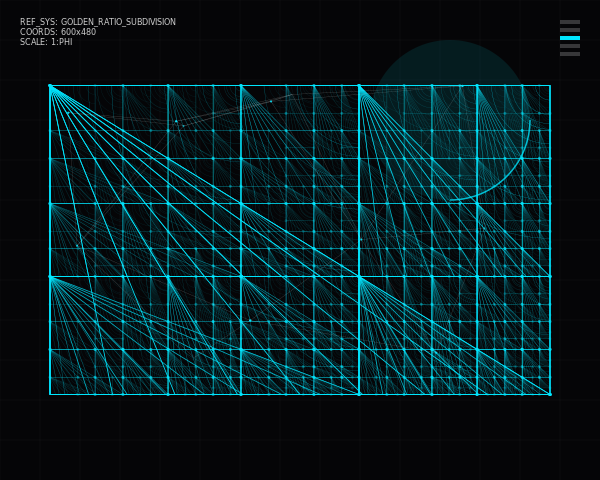

Write the Python code that produced this figure.
import cairo
import math
import random

# Setup
width, height = 600, 480
surface = cairo.ImageSurface(cairo.FORMAT_ARGB32, width, height)
ctx = cairo.Context(surface)

# Golden Ratio constant
PHI = (1 + 5**0.5) / 2

# Aesthetics: Carbon Black background and Blueprint Cyan signal
BG_COLOR = (0.02, 0.02, 0.03)
SIGNAL_COLOR = (0.0, 0.9, 1.0) # High-visibility cyan
WHITE = (1, 1, 1)

# Background
ctx.set_source_rgb(*BG_COLOR)
ctx.paint()

def draw_node(x, y, size=1.5):
    """Draws a technical anchor point."""
    ctx.arc(x, y, size, 0, 2 * math.pi)
    ctx.fill()

def draw_technical_lines(x, y, w, h, depth):
    """Draws schematics inside a cell based on depth."""
    ctx.set_line_width(0.4 if depth > 3 else 0.8)
    alpha = max(0.2, 1.0 - (depth * 0.12))
    r, g, b = SIGNAL_COLOR
    ctx.set_source_rgba(r, g, b, alpha)

    # Draw border
    ctx.rectangle(x, y, w, h)
    ctx.stroke()

    # Draw nodes at corners
    draw_node(x, y)
    draw_node(x + w, y + h)

    # Internal Logic: Fan lines or cross-hatching based on orientation
    if depth % 2 == 0:
        # Fan lines from top-left
        num_lines = 8
        for i in range(num_lines + 1):
            ctx.move_to(x, y)
            ctx.line_to(x + (i * w / num_lines), y + h)
            ctx.stroke()
    else:
        # Concentric partial arcs
        ctx.set_line_width(0.2)
        for i in range(1, 5):
            radius = (w if w < h else h) * (i / 5)
            ctx.arc(x + w, y, radius, math.pi / 2, math.pi)
            ctx.stroke()

def subdivide(x, y, w, h, depth, max_depth):
    """Recursively subdivide space using the Golden Ratio."""
    if depth >= max_depth or w < 10 or h < 10:
        return

    # Draw the systemic elements for this cell
    draw_technical_lines(x, y, w, h, depth)

    # Determine split direction based on aspect ratio
    if w > h:
        # Split width
        w_prime = w / PHI
        # Recurse on the larger section then the smaller
        subdivide(x, y, w_prime, h, depth + 1, max_depth)
        subdivide(x + w_prime, y, w - w_prime, h, depth + 1, max_depth)
    else:
        # Split height
        h_prime = h / PHI
        subdivide(x, y, w, h_prime, depth + 1, max_depth)
        subdivide(x, y + h_prime, w, h - h_prime, depth + 1, max_depth)

# Main Generative Process
# 1. Background Grid (Systemic Foundation)
ctx.set_source_rgba(1, 1, 1, 0.05)
ctx.set_line_width(0.5)
grid_size = 40
for i in range(0, width, grid_size):
    ctx.move_to(i, 0)
    ctx.line_to(i, height)
    ctx.stroke()
for j in range(0, height, grid_size):
    ctx.move_to(0, j)
    ctx.line_to(width, j)
    ctx.stroke()

# 2. Golden Subdivision (The Core System)
# We start with a centered golden rectangle
rect_w = 500
rect_h = rect_w / PHI
offset_x = (width - rect_w) / 2
offset_y = (height - rect_h) / 2

subdivide(offset_x, offset_y, rect_w, rect_h, 0, 10)

# 3. Interconnected Network (The Data Flow)
# Connecting random focal points within the recursive logic
points = []
for _ in range(12):
    px = offset_x + random.random() * rect_w
    py = offset_y + random.random() * rect_h
    points.append((px, py))

ctx.set_line_width(0.3)
for i, p1 in enumerate(points):
    for p2 in points[i+1:]:
        if math.dist(p1, p2) < 200:
            ctx.set_source_rgba(1, 1, 1, 0.3)
            ctx.move_to(p1[0], p1[1])
            ctx.line_to(p2[0], p2[1])
            ctx.stroke()
            
            # Intersection indicators
            ctx.set_source_rgba(*SIGNAL_COLOR, 0.6)
            ctx.arc(p1[0], p1[1], 1, 0, 2*math.pi)
            ctx.fill()

# 4. Asymmetrical Marginalia (Swiss Precision)
ctx.set_source_rgb(0.8, 0.8, 0.8)
font_size = 8
ctx.select_font_face("sans-serif", cairo.FONT_SLANT_NORMAL, cairo.FONT_WEIGHT_NORMAL)
ctx.set_font_size(font_size)

# Metadata labels
ctx.move_to(20, 25)
ctx.show_text("REF_SYS: GOLDEN_RATIO_SUBDIVISION")
ctx.move_to(20, 35)
ctx.show_text(f"COORDS: {width}x{height}")
ctx.move_to(20, 45)
ctx.show_text("SCALE: 1:PHI")

# Visual rhythm: Small bars
for i in range(5):
    ctx.rectangle(width - 40, 20 + (i*8), 20, 4)
    if i == 2: ctx.set_source_rgb(*SIGNAL_COLOR)
    else: ctx.set_source_rgba(1, 1, 1, 0.2)
    ctx.fill()

# Final focal circle to break the rigid grid (Asymmetrical equilibrium)
ctx.set_source_rgba(*SIGNAL_COLOR, 0.1)
ctx.arc(width * 0.75, height * 0.25, 80, 0, 2 * math.pi)
ctx.fill()
ctx.set_source_rgba(*SIGNAL_COLOR, 0.8)
ctx.set_line_width(1.5)
ctx.arc(width * 0.75, height * 0.25, 80, 0, math.pi * 0.5)
ctx.stroke()
